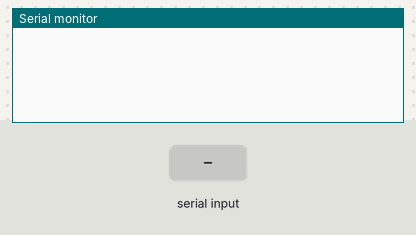
The sketch below on a simulated Arduino Uno, built with avr-gcc and run on an emulated ATmega328P. Parts: the last lines printed to the serial monitor. The inputs (shaded band) are chosen by the test bench.

Above: at 1.2 s.
1.3 s: "90,45\n" received over Serial
At 2.0 s:
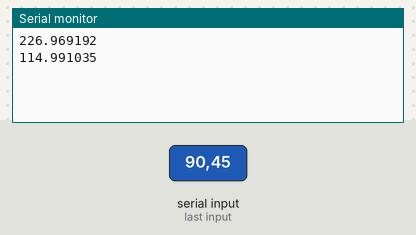
2.8 s: "30,150\n" received over Serial
At 3.1 s:
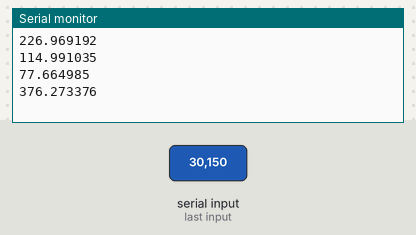
Timing chart, 0 to 5.8 s (numbered marks = the images above; inputs shaded):
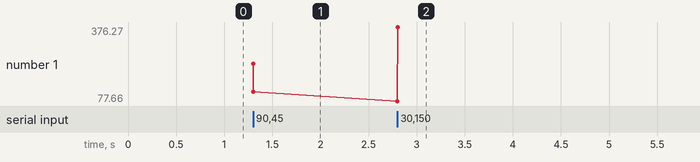

The sketch:

sketch_aug17a.ino
```cpp
#include "LinearRegressionModel.h"

// Instantiate the model generated by micromlgen
Eloquent::ML::Port::LinearRegression linReg;

void setup() {
    Serial.begin(115200);
    while (!Serial);
}

void loop() {
    if (Serial.available() > 0) {
        // Read incoming X test value from Python
        float x_val = Serial.parseFloat();

        // Clear any leftover newline bytes
        while (Serial.available() > 0) {
            Serial.read();
        }

        // Run inference on the ATmega328P processor
        float input[1] = {x_val};
        float y_pred = linReg.predict(input);

        // Send the hardware prediction back to Python
        Serial.println(y_pred, 6);
    }
}
```

LinearRegressionModel.h
```cpp
#pragma once
#include <stdint.h>
#include <stdarg.h>
namespace Eloquent {
    namespace ML {
        namespace Port {
            class LinearRegression {
                public:
                    /**
                    * Predict class for features vector
                    */
                    float predict(float *x) {
                        return dot(x, 2.488403320102) + 3.012888618440593;
                    }

                protected:
                    /**
                    * Compute dot product
                    */
                    float dot(float *x, ...) {
                        va_list w;
                        va_start(w, 1);
                        float dot = 0.0;

                        for (uint16_t i = 0; i < 1; i++) {
                            const float wi = va_arg(w, double);
                            dot += x[i] * wi;
                        }

                        return dot;
                    }
                };
            }
        }
    }
```

Measured:
- after the input at 1.3 s, the serial monitor: prints a new line at once (image 1)
- after the input at 2.8 s, the serial monitor: prints a new line at once (image 2)
- plotted number 1: 114.99 → 376.27 after the input at 2.8 s
